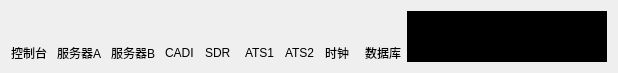
<?xml version="1.0" encoding="UTF-8"?>
<ui version="4.0">
 <class>CFunctionStateWidget</class>
 <widget class="QWidget" name="CFunctionStateWidget">
  <property name="geometry">
   <rect>
    <x>0</x>
    <y>0</y>
    <width>610</width>
    <height>63</height>
   </rect>
  </property>
  <property name="windowTitle">
   <string>CFunctionStateWidget</string>
  </property>
  <layout class="QHBoxLayout" name="horizontalLayout">
   <item>
    <widget class="QWidget" name="widget" native="true">
     <layout class="QGridLayout" name="gridLayout">
      <property name="leftMargin">
       <number>0</number>
      </property>
      <property name="topMargin">
       <number>0</number>
      </property>
      <property name="rightMargin">
       <number>0</number>
      </property>
      <property name="bottomMargin">
       <number>0</number>
      </property>
      <property name="horizontalSpacing">
       <number>10</number>
      </property>
      <property name="verticalSpacing">
       <number>3</number>
      </property>
      <item row="0" column="0">
       <widget class="QLabel" name="label">
        <property name="minimumSize">
         <size>
          <width>30</width>
          <height>30</height>
         </size>
        </property>
        <property name="maximumSize">
         <size>
          <width>30</width>
          <height>30</height>
         </size>
        </property>
        <property name="text">
         <string/>
        </property>
        <property name="pixmap">
         <pixmap resource="../project/VehicleDispatherStation.qrc">:/img/Green.png</pixmap>
        </property>
        <property name="scaledContents">
         <bool>true</bool>
        </property>
       </widget>
      </item>
      <item row="0" column="1">
       <widget class="QLabel" name="label_4">
        <property name="minimumSize">
         <size>
          <width>30</width>
          <height>30</height>
         </size>
        </property>
        <property name="maximumSize">
         <size>
          <width>30</width>
          <height>30</height>
         </size>
        </property>
        <property name="text">
         <string/>
        </property>
        <property name="pixmap">
         <pixmap resource="../project/VehicleDispatherStation.qrc">:/img/Green.png</pixmap>
        </property>
        <property name="scaledContents">
         <bool>true</bool>
        </property>
       </widget>
      </item>
      <item row="0" column="2">
       <widget class="QLabel" name="label_7">
        <property name="minimumSize">
         <size>
          <width>30</width>
          <height>30</height>
         </size>
        </property>
        <property name="maximumSize">
         <size>
          <width>30</width>
          <height>30</height>
         </size>
        </property>
        <property name="text">
         <string/>
        </property>
        <property name="pixmap">
         <pixmap resource="../project/VehicleDispatherStation.qrc">:/img/Green.png</pixmap>
        </property>
        <property name="scaledContents">
         <bool>true</bool>
        </property>
       </widget>
      </item>
      <item row="0" column="3">
       <widget class="QLabel" name="label_8">
        <property name="minimumSize">
         <size>
          <width>30</width>
          <height>30</height>
         </size>
        </property>
        <property name="maximumSize">
         <size>
          <width>30</width>
          <height>30</height>
         </size>
        </property>
        <property name="text">
         <string/>
        </property>
        <property name="pixmap">
         <pixmap resource="../project/VehicleDispatherStation.qrc">:/img/Green.png</pixmap>
        </property>
        <property name="scaledContents">
         <bool>true</bool>
        </property>
       </widget>
      </item>
      <item row="0" column="4">
       <widget class="QLabel" name="label_12">
        <property name="minimumSize">
         <size>
          <width>30</width>
          <height>30</height>
         </size>
        </property>
        <property name="maximumSize">
         <size>
          <width>30</width>
          <height>30</height>
         </size>
        </property>
        <property name="text">
         <string/>
        </property>
        <property name="pixmap">
         <pixmap resource="../project/VehicleDispatherStation.qrc">:/img/Green.png</pixmap>
        </property>
        <property name="scaledContents">
         <bool>true</bool>
        </property>
       </widget>
      </item>
      <item row="0" column="5">
       <widget class="QLabel" name="label_13">
        <property name="minimumSize">
         <size>
          <width>30</width>
          <height>30</height>
         </size>
        </property>
        <property name="maximumSize">
         <size>
          <width>30</width>
          <height>30</height>
         </size>
        </property>
        <property name="text">
         <string/>
        </property>
        <property name="pixmap">
         <pixmap resource="../project/VehicleDispatherStation.qrc">:/img/Green.png</pixmap>
        </property>
        <property name="scaledContents">
         <bool>true</bool>
        </property>
       </widget>
      </item>
      <item row="0" column="6">
       <widget class="QLabel" name="label_10">
        <property name="minimumSize">
         <size>
          <width>30</width>
          <height>30</height>
         </size>
        </property>
        <property name="maximumSize">
         <size>
          <width>30</width>
          <height>30</height>
         </size>
        </property>
        <property name="text">
         <string/>
        </property>
        <property name="pixmap">
         <pixmap resource="../project/VehicleDispatherStation.qrc">:/img/Green.png</pixmap>
        </property>
        <property name="scaledContents">
         <bool>true</bool>
        </property>
       </widget>
      </item>
      <item row="0" column="7">
       <widget class="QLabel" name="label_15">
        <property name="minimumSize">
         <size>
          <width>30</width>
          <height>30</height>
         </size>
        </property>
        <property name="maximumSize">
         <size>
          <width>30</width>
          <height>30</height>
         </size>
        </property>
        <property name="text">
         <string/>
        </property>
        <property name="pixmap">
         <pixmap resource="../project/VehicleDispatherStation.qrc">:/img/Green.png</pixmap>
        </property>
        <property name="scaledContents">
         <bool>true</bool>
        </property>
       </widget>
      </item>
      <item row="0" column="8">
       <widget class="QLabel" name="label_17">
        <property name="minimumSize">
         <size>
          <width>30</width>
          <height>30</height>
         </size>
        </property>
        <property name="maximumSize">
         <size>
          <width>30</width>
          <height>30</height>
         </size>
        </property>
        <property name="text">
         <string/>
        </property>
        <property name="pixmap">
         <pixmap resource="../project/VehicleDispatherStation.qrc">:/img/Green.png</pixmap>
        </property>
        <property name="scaledContents">
         <bool>true</bool>
        </property>
       </widget>
      </item>
      <item row="1" column="0">
       <widget class="QLabel" name="label_2">
        <property name="text">
         <string>控制台</string>
        </property>
       </widget>
      </item>
      <item row="1" column="1">
       <widget class="QLabel" name="label_3">
        <property name="text">
         <string>服务器A</string>
        </property>
       </widget>
      </item>
      <item row="1" column="2">
       <widget class="QLabel" name="label_5">
        <property name="text">
         <string>服务器B</string>
        </property>
       </widget>
      </item>
      <item row="1" column="3">
       <widget class="QLabel" name="label_6">
        <property name="text">
         <string>CADI</string>
        </property>
       </widget>
      </item>
      <item row="1" column="4">
       <widget class="QLabel" name="label_9">
        <property name="text">
         <string>SDR</string>
        </property>
       </widget>
      </item>
      <item row="1" column="5">
       <widget class="QLabel" name="label_11">
        <property name="text">
         <string>ATS1</string>
        </property>
       </widget>
      </item>
      <item row="1" column="6">
       <widget class="QLabel" name="label_16">
        <property name="text">
         <string>ATS2</string>
        </property>
       </widget>
      </item>
      <item row="1" column="7">
       <widget class="QLabel" name="label_14">
        <property name="text">
         <string>时钟</string>
        </property>
       </widget>
      </item>
      <item row="1" column="8">
       <widget class="QLabel" name="label_18">
        <property name="text">
         <string>数据库</string>
        </property>
       </widget>
      </item>
     </layout>
    </widget>
   </item>
   <item>
    <widget class="QLabel" name="label_Time">
     <property name="minimumSize">
      <size>
       <width>200</width>
       <height>0</height>
      </size>
     </property>
     <property name="styleSheet">
      <string notr="true">background-color: rgb(0, 0, 0);
color: rgb(0, 255, 0);
</string>
     </property>
     <property name="text">
      <string/>
     </property>
     <property name="alignment">
      <set>Qt::AlignCenter</set>
     </property>
    </widget>
   </item>
  </layout>
 </widget>
 <layoutdefault spacing="6" margin="11"/>
 <resources>
  <include location="../project/VehicleDispatherStation.qrc"/>
 </resources>
 <connections/>
</ui>
